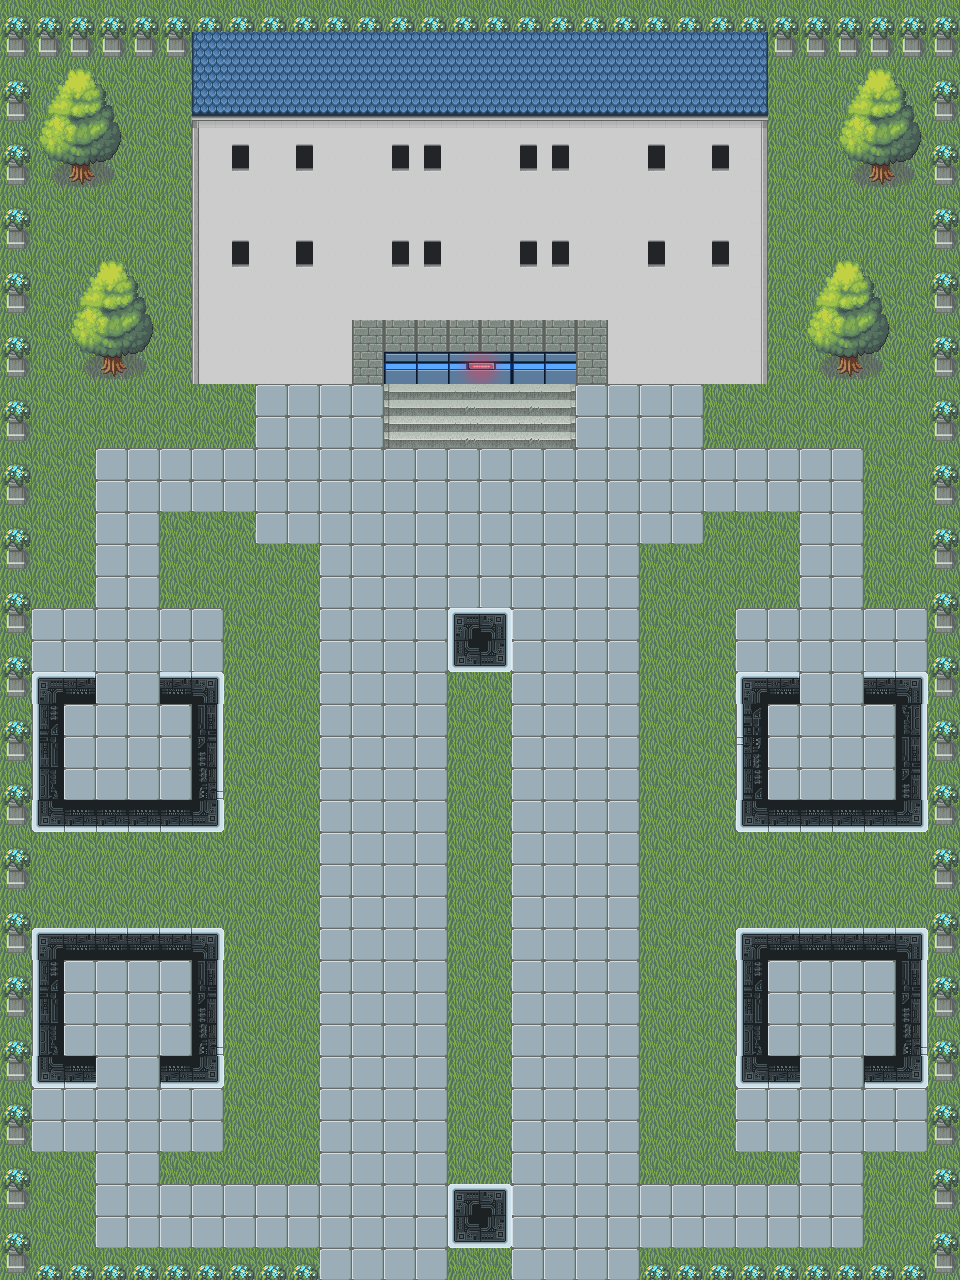

A level layout from a 2D game, rendered from its tile map. Below: a short description, then the map file with tile-grid data replaced by summaries:
An orthogonal 30x40 tile map with 32x32 px tiles, 6 tile layers (Background, CameraHit, Floor, MapBorder, ...) and 45 objects.

<map version="1.5" tiledversion="1.7.2" orientation="orthogonal" renderorder="right-down" width="30" height="40" tilewidth="32" tileheight="32" infinite="0" nextlayerid="29" nextobjectid="61">
 <tileset firstgid="1" name="Tileset" tilewidth="32" tileheight="32" tilecount="900" columns="30">
  <image source="data/map/tileset.png" width="960" height="960" />
 </tileset>
 <layer id="1" name="Background" width="30" height="40">
  <data>[1200 cells, 1200 non-empty, 1 distinct tile ids]</data>
 </layer>
 <layer id="17" name="CameraHit" width="30" height="40">
  <data>[1200 cells, 42 non-empty, 10 distinct tile ids]</data>
 </layer>
 <layer id="3" name="Floor" width="30" height="40">
  <data>[1200 cells, 1064 non-empty, 11 distinct tile ids]</data>
 </layer>
 <layer id="2" name="MapBorder" width="30" height="40">
  <data>[1200 cells, 136 non-empty, 3 distinct tile ids]</data>
 </layer>
 <layer id="4" name="Walls" width="30" height="40">
  <data>[1200 cells, 270 non-empty, 26 distinct tile ids]</data>
 </layer>
 <layer id="8" name="Decorations" width="30" height="40">
  <data>[1200 cells, 230 non-empty, 18 distinct tile ids]</data>
 </layer>
 <objectgroup id="26" name="Alarms">
  <object id="59" x="464.333" y="626.333">
   <point />
  </object>
  <object id="60" x="464.667" y="1202">
   <point />
  </object>
 </objectgroup>
 <objectgroup id="25" name="OpenDoorsH">
  <object id="48" x="800" y="1056">
   <point />
  </object>
 </objectgroup>
 <objectgroup id="24" name="HackDoorsH">
  <object id="46" x="96" y="672">
   <point />
  </object>
  <object id="47" x="96" y="1056">
   <point />
  </object>
 </objectgroup>
 <objectgroup id="23" name="LockedDoorsH">
  <object id="44" x="800" y="672">
   <point />
  </object>
 </objectgroup>
 <objectgroup id="22" name="Terminals">
  <object id="41" x="32" y="608">
   <point />
  </object>
  <object id="42" x="160" y="1088">
   <point />
  </object>
 </objectgroup>
 <objectgroup id="21" name="Cameras">
  <object id="39" x="224" y="704">
   <point />
  </object>
  <object id="40" x="224" y="1024">
   <point />
  </object>
 </objectgroup>
 <objectgroup id="20" name="Bushes">
  <object id="24" x="192" y="384">
   <point />
  </object>
  <object id="25" x="192" y="512">
   <point />
  </object>
  <object id="26" x="256" y="608">
   <point />
  </object>
  <object id="27" x="448" y="704">
   <point />
  </object>
  <object id="28" x="448" y="864">
   <point />
  </object>
  <object id="29" x="256" y="768">
   <point />
  </object>
  <object id="30" x="256" y="928">
   <point />
  </object>
  <object id="31" x="256" y="1088">
   <point />
  </object>
  <object id="32" x="448" y="1024">
   <point />
  </object>
  <object id="33" x="640" y="928">
   <point />
  </object>
  <object id="34" x="640" y="1088">
   <point />
  </object>
  <object id="35" x="640" y="768">
   <point />
  </object>
  <object id="36" x="640" y="608">
   <point />
  </object>
  <object id="37" x="704" y="512">
   <point />
  </object>
  <object id="38" x="704" y="384">
   <point />
  </object>
 </objectgroup>
 <objectgroup id="19" name="EndPoint">
  <object id="23" x="384" y="384">
   <point />
  </object>
 </objectgroup>
 <objectgroup id="27" name="EndLevelItem">
  <object id="54" x="815.091" y="736.909">
   <point />
  </object>
 </objectgroup>
 <objectgroup id="16" name="KeyPickups">
  <object id="13" x="79.3333" y="736.667">
   <point />
  </object>
 </objectgroup>
 <objectgroup id="15" name="WeaponPickups">
  <object id="10" x="79" y="992.667">
   <point />
  </object>
  <object id="22" x="140.667" y="736.667">
   <point />
  </object>
 </objectgroup>
 <objectgroup id="14" name="HealthPickups">
  <object id="8" x="783.333" y="991.667">
   <point />
  </object>
  <object id="9" x="847.333" y="992">
   <point />
  </object>
  <object id="15" x="143.333" y="991.667">
   <point />
  </object>
 </objectgroup>
 <objectgroup id="13" name="GuardPath1">
  <object id="5" x="832" y="1120">
   <point />
  </object>
  <object id="7" x="832" y="1216">
   <point />
  </object>
  <object id="16" x="576" y="1216">
   <point />
  </object>
  <object id="17" x="576" y="608">
   <point />
  </object>
 </objectgroup>
 <objectgroup id="28" name="GuardPath2">
  <object id="55" x="832" y="640">
   <point />
  </object>
  <object id="56" x="832" y="480">
   <point />
  </object>
  <object id="57" x="128" y="480">
   <point />
  </object>
  <object id="58" x="128" y="640">
   <point />
  </object>
 </objectgroup>
 <objectgroup id="12" name="PlayersSpawnPositions">
  <object id="1" x="128" y="1216">
   <point />
  </object>
  <object id="2" x="192" y="1216">
   <point />
  </object>
  <object id="3" x="256" y="1216">
   <point />
  </object>
  <object id="4" x="320" y="1216">
   <point />
  </object>
 </objectgroup>
</map>
